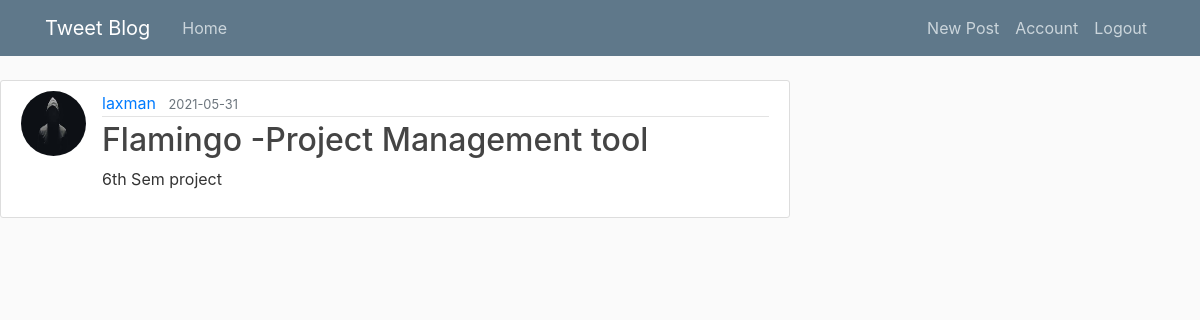
The app's page /post/2 (signed in) with its own data.
### flaskblog/models.py (models this page shows, shortened)
class User(db.Model, UserMixin):
    id = db.Column(db.Integer, primary_key=True)
    username = db.Column(db.String(20), unique=True, nullable=False)
    email = db.Column(db.String(120), unique=True, nullable=False)
    image_file = db.Column(db.String(60), nullable=False,
                           default='default.jpg')
    password = db.Column(db.String(60), nullable=False)
    posts = db.relationship('Post', backref='author', lazy=True)

class Post(db.Model):
    id = db.Column(db.Integer, primary_key=True)
    title = db.Column(db.String(100), nullable=False)
    date_posted = db.Column(db.DateTime, nullable=False,
                            default=datetime.utcnow)
    content = db.Column(db.Text, nullable=False)
    user_id = db.Column(db.Integer, db.ForeignKey('user.id'), nullable=False)

### flaskblog/routes.py (the view)
@app.route("/post/<int:post_id>")
def post(post_id):
    post = Post.query.get_or_404(post_id)
    return render_template('post.html', title='post.title', post=post)

### flaskblog/models.py (called while the page is built)
@login_manager.user_loader
def load_user(user_id):
    return User.query.get(int(user_id))

### flaskblog/templates/post.html (shortened to what this page needs)
{% extends 'layout.html'%}
{% block content %}
<article class="media content-section">
    <img class="rounded-circle article-img"
        src="{{ url_for('static', filename='profile_pics/' + post.author.image_file) }}">
    <div class="media-body">
        <div class="article-metadata">
            <a class="mr-2" href="{{ url_for('user_posts', username=post.author.username ) }}">{{ post.author.username }}</a>
            <small class="text-muted">{{ post.date_posted.strftime('%Y-%m-%d') }}</small>
        </div>
        <h2 class="article-title">{{ post.title }}</h2>
        <p class="article-content">{{ post.content }}</p>
    </div>
</article>
{% endblock %}

### flaskblog/static/main.css (style rules this page uses)
body { background: #fafafa; color: #333333; margin-top: 5rem; }
h1, h2, h3, h4, h5, h6 { color: #444444; }
.content-section { background: #ffffff; padding: 10px 20px; border: 1px solid #dddddd; border-radius: 3px; margin-bottom: 20px; }
.article-title { color: #444444; }
.article-content { white-space: pre-line; }
.article-img { height: 65px; width: 65px; margin-right: 16px; }
.article-metadata { padding-bottom: 1px; margin-bottom: 4px; border-bottom: 1px solid #e3e3e3 }

### records on screen
User: image_file (placeholder picture), author.username "laxman"
Post: date_posted "2021-05-31", title "Flamingo -Project Management tool", content "6th Sem project"
